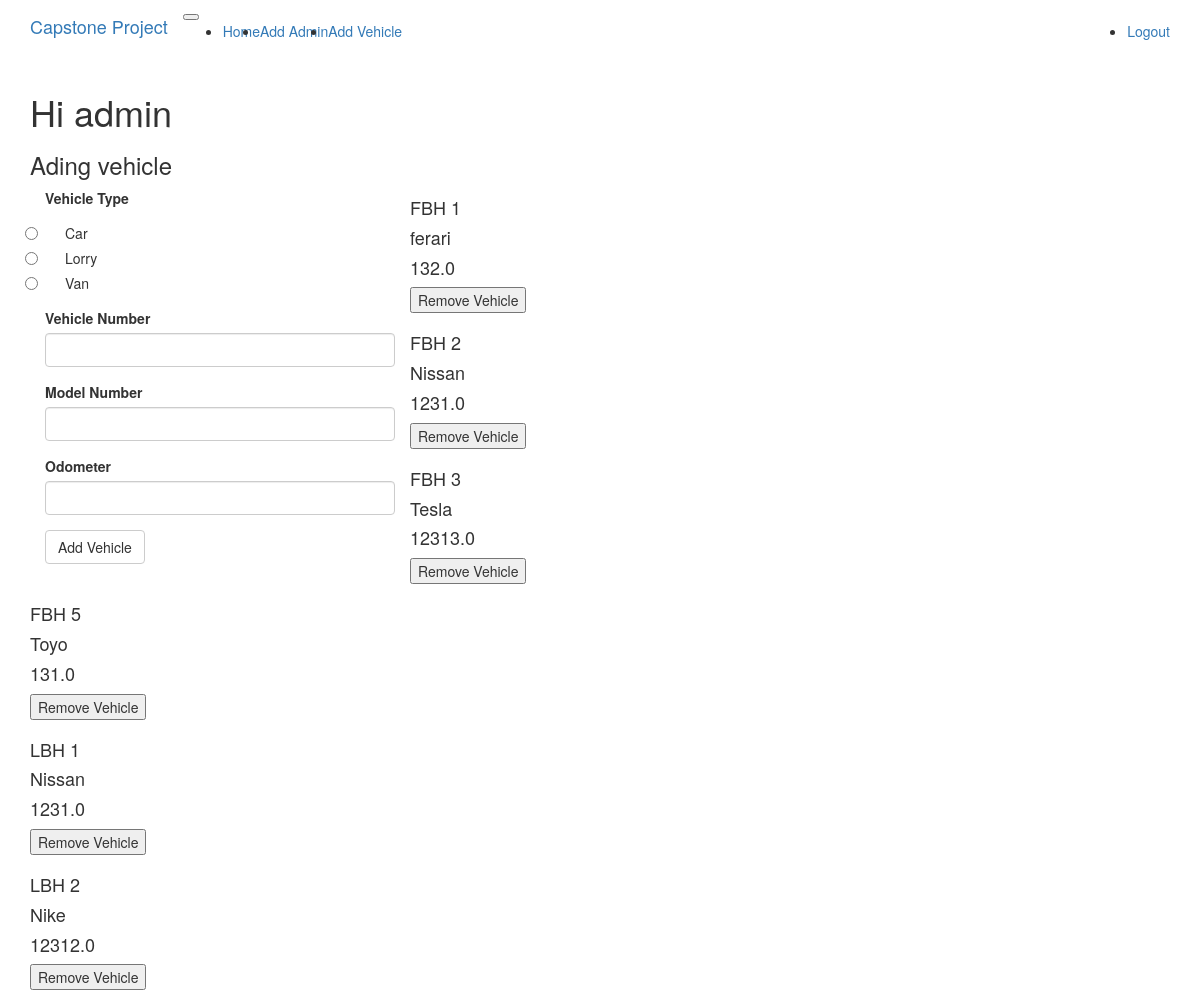
Page /addvehicle (signed in) on the earlier database version.
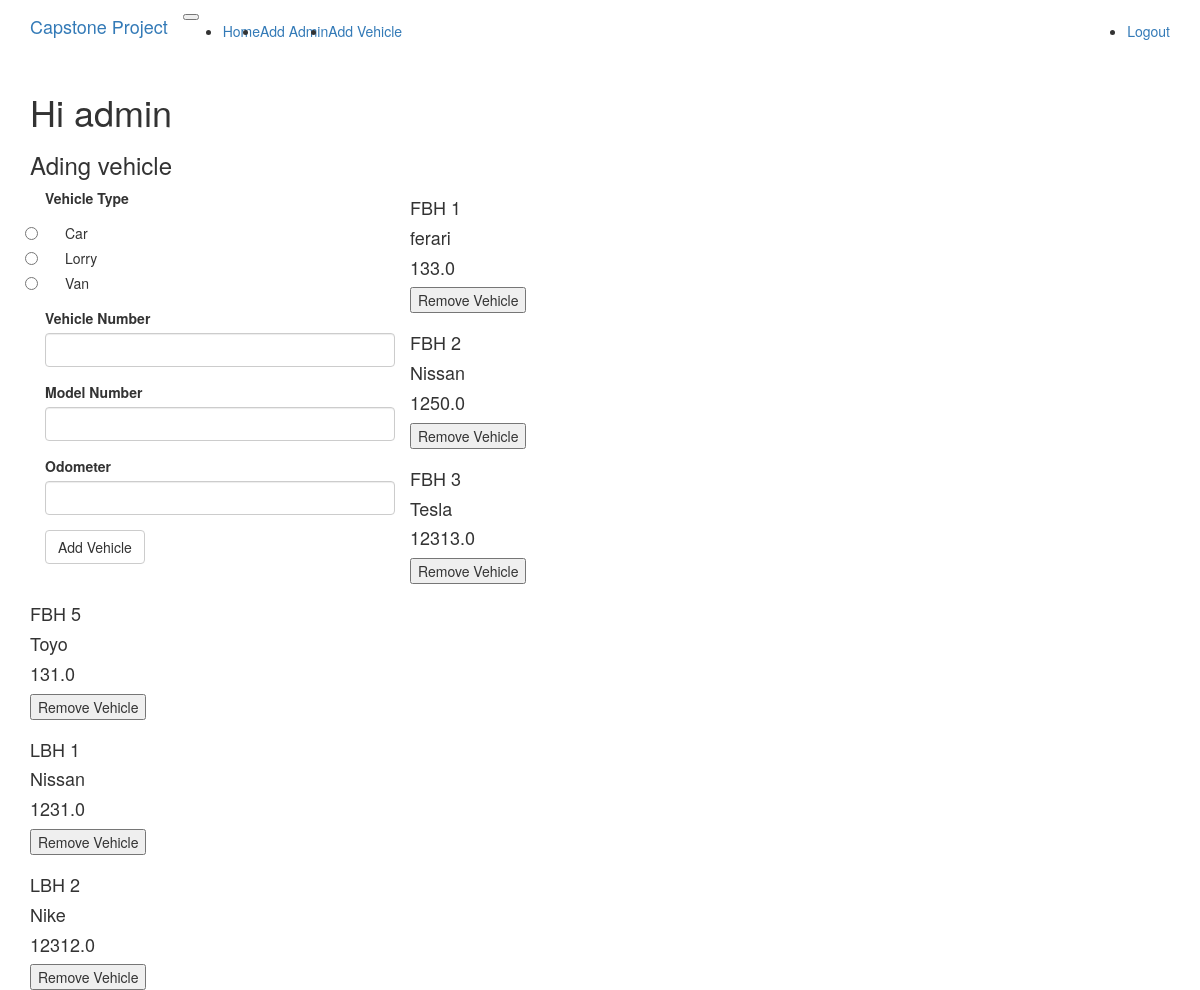
Same page on the later database version.
### app/models.py (models this page shows, shortened)
class User(UserMixin, db.Model):
    __tablename__ = 'user'
    id = db.Column(db.Integer, primary_key=True)
    username = db.Column(db.String(64), index=True, unique=True)
    password_hash = db.Column(db.String(128))
    type = db.Column(db.String)

class AdminUser(User):
    def __init__(self, username):
        self.type = 'admin'
        self.username = username

class Vehicle(db.Model):
    __tablename__ = 'vehicle'
    id = db.Column(db.Integer, primary_key=True)
    vehicle_num = db.Column(db.String(64))
    model_number = db.Column(db.String(64))
    odometer = db.Column(db.Float(64))
    vehicle_type = db.Column(db.String(64))
    unit_price = db.Column(db.Float(64))
    transaction = db.relationship('Transaction', backref='vehicle', lazy='dynamic')

class Van(Vehicle):
    def __init__(self):
        self.unit_price = 100.0
        self.vehicle_type = 'Van'

### app/routes.py (the view, shortened to what this page needs)
@application.route('/addvehicle', methods=["GET", "POST"])
@login_required
def addvehicle():
    user = AdminUser.query.filter_by(username=current_user.username).first()
    if user.type != 'admin':
        return redirect('/')
    vehicles = Vehicle.query.all()
    form = AddVehicleForm()
    return render_template('add_vehicle.html', title='Add Vehicle',
                           form=form, type=user.type, vehicles=vehicles)

### app/forms.py
class AddVehicleForm(FlaskForm):
    vehicleType = RadioField('Vehicle Type', choices=[('Car', 'Car'), ('Lorry', 'Lorry'), ('Van', 'Van')],
                             validators=[DataRequired()])
    vehicleNum = StringField('Vehicle Number', validators=[DataRequired()])
    modelNumber = StringField('Model Number', validators=[DataRequired()])
    odometer = DecimalField('Odometer', validators=[DataRequired()])
    submit = SubmitField('Add Vehicle')

### app/models.py (called while the page is built)
@login.user_loader
def load_user(id):
    return User.query.get(int(id))

### app/templates/add_vehicle.html (shortened to what this page needs)
{% extends "base.html" %}
{% import "bootstrap/wtf.html" as wtf %}
{% block app_content %}
    <h1>Hi {{current_user.username}}</h1>
    <h3> Ading vehicle</h3>
    <div>
        <div class="col-md-4">
            {{ wtf.quick_form(form) }}
        </div>
    </div>
    {% for vehicle in vehicles %}
        <div class='border border-primary'>
            <h4>{{vehicle.vehicle_num}}</h4>
            <h4>{{vehicle.model_number}}</h4>
            <h4>{{vehicle.odometer}}</h4>
            <form  action="/removevehicle" method="POST">
                <button name='id' value={{vehicle.id}} type="submit">Remove Vehicle</button>
            </form>
        </div>
    {% endfor %}
{% endblock %}

### app/templates/base.html (shortened to what this page needs)
{% extends "bootstrap/base.html" %}
{% block navbar %}
  <nav class="navbar  navbar-expand-lg navbar-light bg-light">
    <div class="container">
        <a class="navbar-brand" href="{{ url_for('index') }}">Capstone Project</a>
        <button type="button" class="navbar-toggler" data-toggle="collapse" data-target="#bs-example-navbar-collapse-1">
        </button>
      <div class="collapse navbar-collapse" id="bs-example-navbar-collapse-1">
        <ul class="navbar-nav mr-auto">
          <li class="nav-item"><a class="nav-link" href="{{ url_for('index') }}">Home</a></li>
          {% if type=='admin' %}
          <li class="nav-item"><a class="nav-link" href="{{ url_for('addadmin') }}">Add Admin</a></li>
          <li class="nav-item"><a class="nav-link" href="{{ url_for('addvehicle') }}">Add Vehicle</a></li>
          {% endif %}
        </ul>
        <ul class="navbar-nav navbar-right">
          {% if current_user.is_anonymous %}
          <li class="nav-item"><a class="nav-link" href="{{ url_for('login') }}">Login</a></li>
          {% else %}
          <li class="nav-item"><a class="nav-link" href="{{ url_for('logout') }}">Logout</a></li>
          {% endif %}
        </ul>
      </div>
    </div>
  </nav>
{% endblock %}
{% block content %}
  <div class="container">
    {% block app_content %}{% endblock %}
  </div>
{% endblock %}

Differences in the rows shown:
changed Van "FBH 1": odometer "132.0" → "133.0"
changed Van "FBH 2": odometer "1231.0" → "1250.0"
